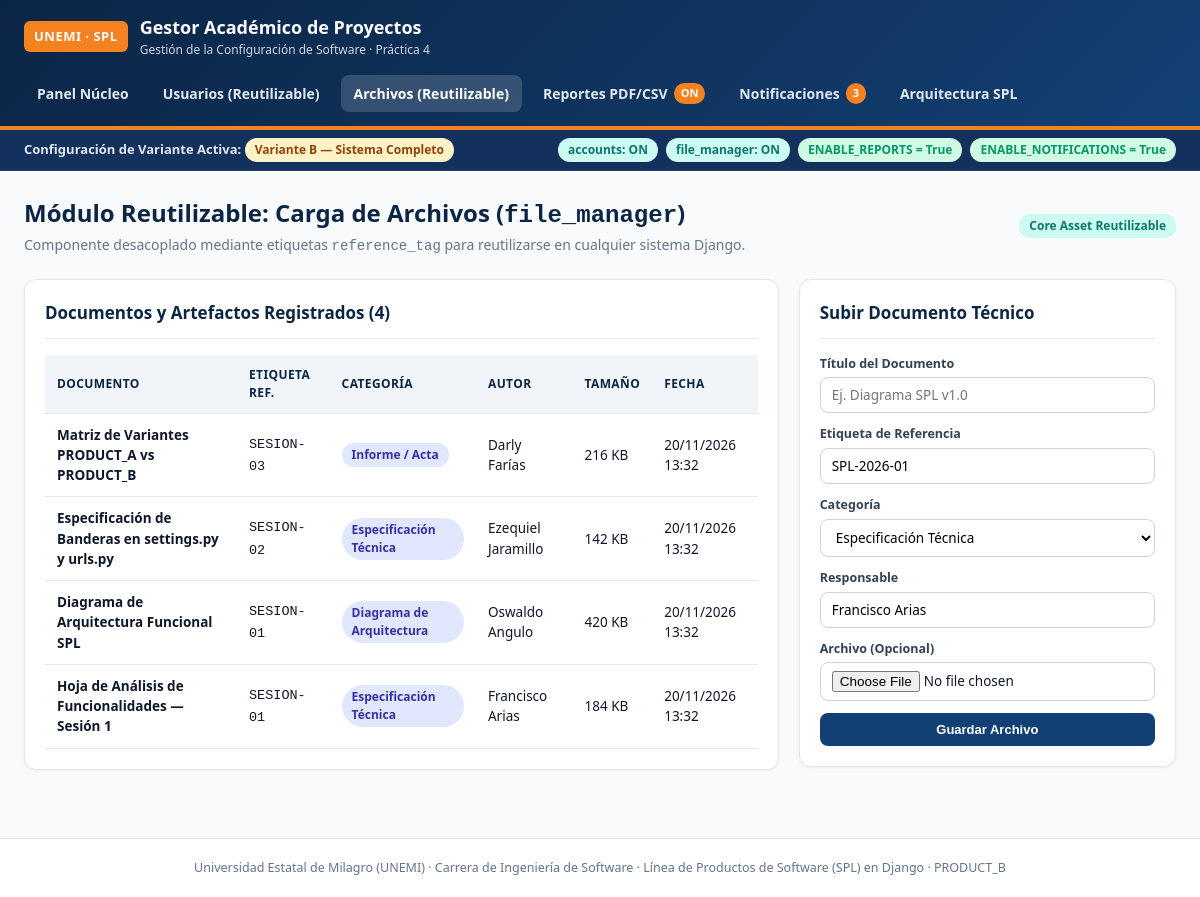
The page /files/ on the database as committed earlier.
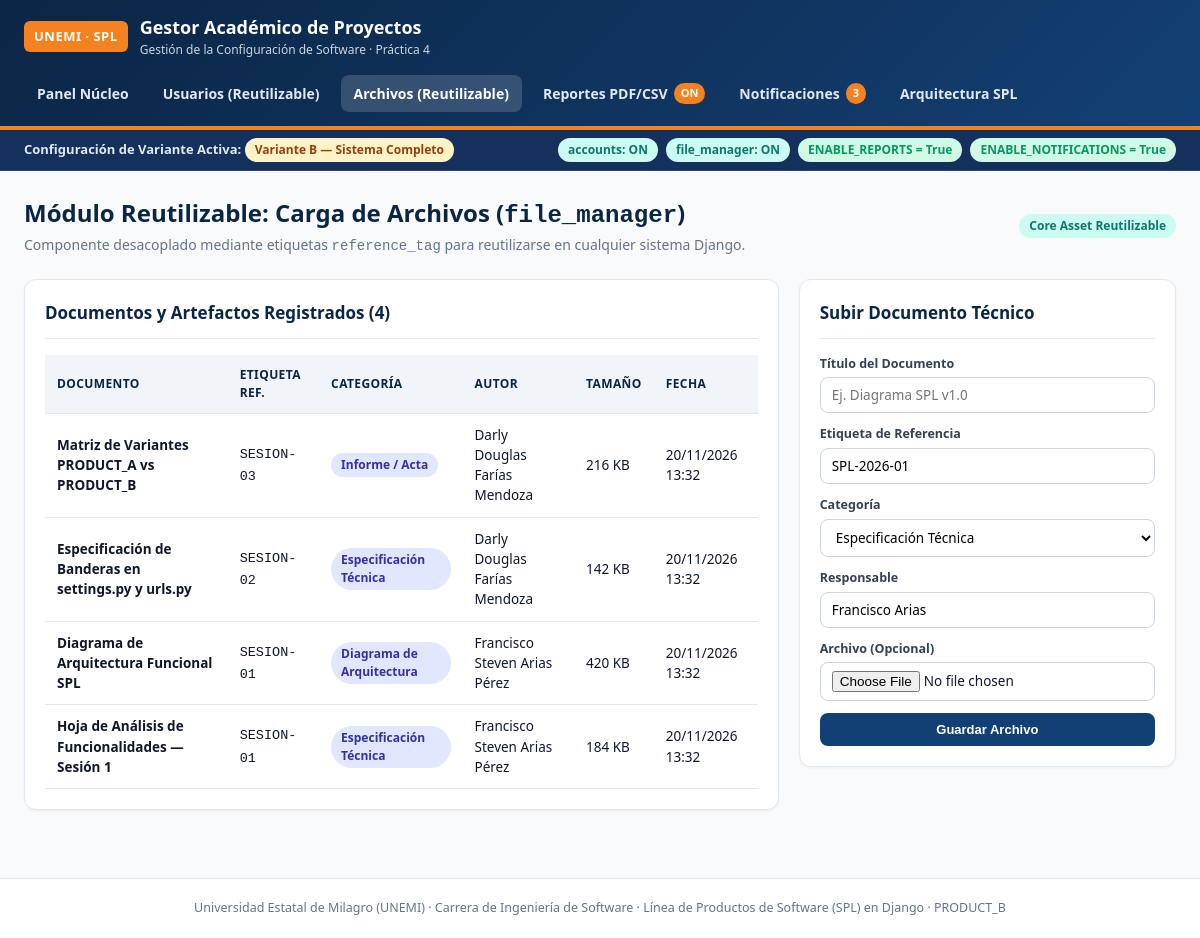
The same page on the database as committed later.
### file_manager/models.py (models this page shows, shortened)
class Attachment(models.Model):
    CATEGORY_CHOICES = [
        ('SPEC', 'Especificación Técnica'),
        ('DIAGRAM', 'Diagrama de Arquitectura'),
        ('REPORT', 'Informe / Acta'),
        ('OTHER', 'Otro Documento'),
    ]
    title = models.CharField(max_length=150)
    reference_tag = models.CharField(max_length=60, default='CORE-GENERAL')
    category = models.CharField(max_length=20, choices=CATEGORY_CHOICES, default='SPEC')
    file = models.FileField(upload_to='attachments/%Y/%m/', blank=True, null=True)
    external_url = models.CharField(max_length=255, blank=True)
    uploaded_by = models.CharField(max_length=100, default='Administrador SPL')
    size_kb = models.PositiveIntegerField(default=128)
    uploaded_at = models.DateTimeField(auto_now_add=True)
    class Meta:
        ordering = ['-uploaded_at']
        verbose_name = 'Archivo Adjunto'
        verbose_name_plural = 'Archivos Adjuntos'

### file_manager/views.py (the view, shortened to what this page needs)
# urls.py: path('', views.attachment_list, name='list'),
def attachment_list(request):
    attachments = Attachment.objects.all()
    return render(
        request,
        'file_manager/list.html',
        {
            'attachments': attachments,
            'category_choices': Attachment.CATEGORY_CHOICES,
        },
    )

### core/context_processors.py (called while the page is built)
def spl_context(request):
    unread_notifications = 0
    if settings.ENABLE_NOTIFICATIONS and apps.is_installed('notifications'):
        from notifications.models import SystemNotification
        unread_notifications = SystemNotification.objects.filter(is_read=False).count()
    return {
        'ACTIVE_VARIANT': settings.ACTIVE_VARIANT,
        'ACTIVE_CONFIG': settings.ACTIVE_CONFIG,
        'ENABLE_REPORTS': settings.ENABLE_REPORTS,
        'ENABLE_NOTIFICATIONS': settings.ENABLE_NOTIFICATIONS,
        'UNREAD_NOTIFICATIONS': unread_notifications,
    }

### file_manager/templates/file_manager/list.html (shortened to what this page needs)
{% extends "base.html" %}
{% block content %}
<div class="page-header">
    <div>
        <h1>Módulo Reutilizable: Carga de Archivos (<code>file_manager</code>)</h1>
        <p>Componente desacoplado mediante etiquetas <code>reference_tag</code> para reutilizarse en cualquier sistema Django.</p>
    </div>
    <span class="badge badge-reusable">Core Asset Reutilizable</span>
</div>
<div class="layout-grid">
    <div class="card">
        <div class="card-header">
            <h2 class="card-title">Documentos y Artefactos Registrados ({{ attachments|length }})</h2>
        </div>
        <table>
            <thead>
                <tr>
                    <th>Documento</th>
                    <th>Etiqueta Ref.</th>
                    <th>Categoría</th>
                    <th>Autor</th>
                    <th>Tamaño</th>
                    <th>Fecha</th>
                </tr>
            </thead>
            <tbody>
                {% for item in attachments %}
                <tr>
                    <td>
                        <strong>{{ item.title }}</strong>
                    </td>
                    <td><code>{{ item.reference_tag }}</code></td>
                    <td><span class="badge badge-core">{{ item.get_category_display }}</span></td>
                    <td>{{ item.uploaded_by }}</td>
                    <td>{{ item.size_kb }} KB</td>
                    <td>{{ item.uploaded_at|date:"d/m/Y H:i" }}</td>
                </tr>
                {% empty %}
                <tr><td colspan="6">No existen archivos cargados.</td></tr>
                {% endfor %}
            </tbody>
        </table>
    </div>
    <div class="card">
        <div class="card-header">
            <h2 class="card-title">Subir Documento Técnico</h2>
        </div>
        <form method="post" enctype="multipart/form-data">
            <div class="form-group">
                <label for="title">Título del Documento</label>
                <input id="title" name="title" class="form-control" placeholder="Ej. Diagrama SPL v1.0" required>
            </div>
            <div class="form-group">
                <label for="reference_tag">Etiqueta de Referencia</label>
                <input id="reference_tag" name="reference_tag" class="form-control" value="SPL-2026-01">
            </div>
            <div class="form-group">
                <label for="category">Categoría</label>
                <select id="category" name="category" class="form-control">
                    {% for key, label in category_choices %}
                        <option value="{{ key }}">{{ label }}</option>
                    {% endfor %}
                </select>
            </div>
            <div class="form-group">
                <label for="uploaded_by">Responsable</label>
                <input id="uploaded_by" name="uploaded_by" class="form-control" value="Francisco Arias">
            </div>
            <div class="form-group">
                <label for="file">Archivo (Opcional)</label>
                <input id="file" name="file" type="file" class="form-control">
            </div>
            <button type="submit" class="btn btn-primary" style="width:100%;">Guardar Archivo</button>
        </form>
    </div>
</div>
{% endblock %}

### templates/base.html (shortened to what this page needs)
{% load static %}
<!DOCTYPE html>
<html lang="es">
<head>
    <link rel="stylesheet" href="{% static 'css/styles.css' %}">
</head>
<body>
    <header class="topbar">
        <div class="topbar-inner">
            <div class="brand">
                <span class="brand-badge">UNEMI · SPL</span>
                <div>
                    <div class="brand-title">Gestor Académico de Proyectos</div>
                    <div class="brand-subtitle">Gestión de la Configuración de Software · Práctica 4</div>
                </div>
            </div>
            <nav class="nav-links">
                <a href="{% url 'core:dashboard' %}" class="nav-link {% if request.resolver_match.app_name == 'core' and request.resolver_match.url_name == 'dashboard' %}active{% endif %}">
                    Panel Núcleo
                </a>
                <a href="{% url 'accounts:directory' %}" class="nav-link {% if request.resolver_match.app_name == 'accounts' %}active{% endif %}">
                    Usuarios (Reutilizable)
                </a>
                <a href="{% url 'file_manager:list' %}" class="nav-link {% if request.resolver_match.app_name == 'file_manager' %}active{% endif %}">
                    Archivos (Reutilizable)
                </a>
                {% if ENABLE_REPORTS %}
                <a href="{% url 'reports:dashboard' %}" class="nav-link {% if request.resolver_match.app_name == 'reports' %}active{% endif %}">
                    Reportes PDF/CSV
                    <span class="nav-pill">ON</span>
                </a>
                {% endif %}
                {% if ENABLE_NOTIFICATIONS %}
                <a href="{% url 'notifications:center' %}" class="nav-link {% if request.resolver_match.app_name == 'notifications' %}active{% endif %}">
                    Notificaciones
                    {% if UNREAD_NOTIFICATIONS > 0 %}
                    <span class="nav-pill">{{ UNREAD_NOTIFICATIONS }}</span>
                    {% endif %}
                </a>
                {% endif %}
                <a href="{% url 'core:architecture' %}" class="nav-link {% if request.resolver_match.url_name == 'architecture' %}active{% endif %}">
                    Arquitectura SPL
                </a>
            </nav>
        </div>
    </header>
    <div class="spl-status-bar">
        <div class="spl-status-inner">
            <div>
                <strong>Configuración de Variante Activa:</strong>
                {% if ACTIVE_VARIANT == 'PRODUCT_A' %}
                    <span class="badge badge-variant-a">{{ ACTIVE_CONFIG.NAME }}</span>
                {% else %}
                    <span class="badge badge-variant-b">{{ ACTIVE_CONFIG.NAME }}</span>
                {% endif %}
            </div>
            <div class="flag-group">
                <span class="badge badge-reusable">accounts: ON</span>
                <span class="badge badge-reusable">file_manager: ON</span>
                <span class="badge {% if ENABLE_REPORTS %}badge-on{% else %}badge-off{% endif %}">
                    ENABLE_REPORTS = {{ ENABLE_REPORTS }}
                </span>
                <span class="badge {% if ENABLE_NOTIFICATIONS %}badge-on{% else %}badge-off{% endif %}">
                    ENABLE_NOTIFICATIONS = {{ ENABLE_NOTIFICATIONS }}
                </span>
            </div>
        </div>
    </div>
    <main class="container">
        {% block content %}{% endblock %}
    </main>
    <footer class="footer">
        Universidad Estatal de Milagro (UNEMI) · Carrera de Ingeniería de Software · Línea de Productos de Software (SPL) en Django · {{ ACTIVE_VARIANT }}
    </footer>
</body>
</html>

Rows that differ between the two databases and show on the page:
changed Attachment "Matriz de Variantes PRODUCT_A vs PRODUCT_B": uploaded_by "Darly Farías" → "Darly Douglas Farías Mendoza"
changed Attachment "Especificación de Banderas en settings.py y urls.py": uploaded_by "Ezequiel Jaramillo" → "Darly Douglas Farías Mendoza"
changed Attachment "Diagrama de Arquitectura Funcional SPL": uploaded_by "Oswaldo Angulo" → "Francisco Steven Arias Pérez"
changed Attachment "Hoja de Análisis de Funcionalidades — Sesión 1": uploaded_by "Francisco Arias" → "Francisco Steven Arias Pérez"
